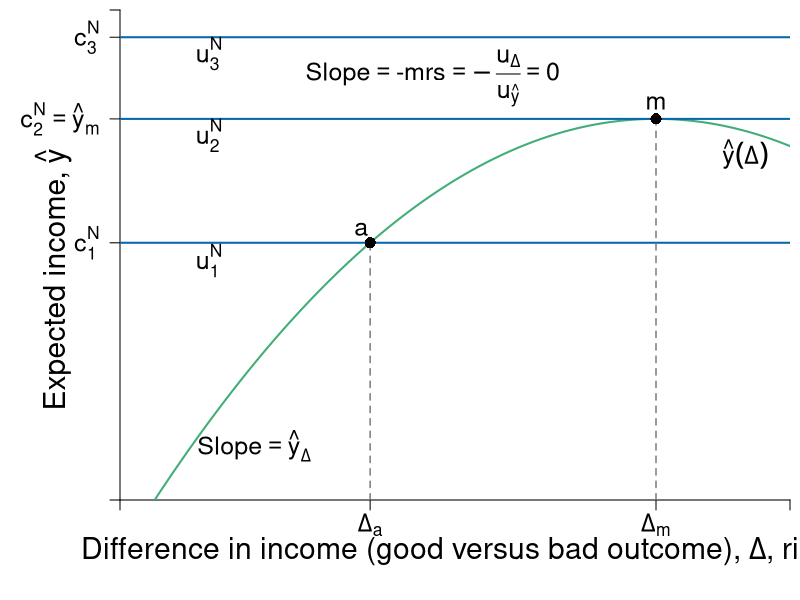

Here is the R script that generated this plot:
require(ggplot2)
require(shape)
pdf(file = "risk/risk_return_neutral.pdf", width = 9, height = 7)

# Set parameters for graphics
axislabelsize <- 1.8
labelsize <- 1.5
namesize <- 1.8
annotatesize <- 1.5
graphlinewidth <- 2
segmentlinewidth <- 1.5

COL <- c("#7fc97f", "#beaed4", "#fdc086", "#ffff99", "#386cb0", "#f0027f", "#bf5b17", "#666666")
COLA <- c("#e0f3db", "#99d8c9","#66c2a4","#41ae76", "#238b45", "#005824")
COLB <- c("#c6dbef", "#4eb3d3", "#2b8cbe", "#0868ac","#084081")
COLC <- c("#fcfbfd", "#efedf5", "#dadaeb", "#bcbddc", "#9e9ac8", "#807dba", "#6a51a3", "#54278f", "#3f007d")
grays <- gray.colors(25, start = 1, end = 0, alpha = 1)

a <- c(2, 4, 6)
par(mar =  c(5, 6, 0.5, 0.5))
xlims <- c(0, 15)
ylims <- c(0, 18)

riskreturn <- function(g, int1 = 14, int2 = 4, coeff = 1/3){
  int1 - (int2 - (coeff)*g)^2
}

uA <- function(y, g, slope = 0.5){
  y+ y*g  - slope*g^2
}

indiffA <- function(g, intercept = 3, slope = 0.125){
  intercept  + slope*g^2
}


#Plot command 
plot(0, 0, xlim = xlims, ylim = ylims, 
     type = "n",
     xlab = expression(paste("")),
     ylab = expression(paste("")), 
     axes = FALSE,
     # xlab = expression(paste("Bob's Payoff, ", u^B)),
     # ylab = expression(paste("Alfredo's Payoff, ", u^A)),
     #xaxt = "n", 
     #yaxt = "n", 
     cex.lab = axislabelsize, 
     bty = "n", 
     xaxs = "i", 
     yaxs = "i"
)

ticksy <- c(0,  riskreturn(g = 5.6), riskreturn(g = 12), 17, ylims[2])
ylabels <- c(NA, expression(paste(c[1]^N)), expression(paste(c[2]^N,phantom() == hat(y)[m])), expression(paste(c[3]^N)), NA)
ticksx <- c(0, 5.6, 12, xlims[2])
xlabels <- c(NA, expression(paste(Delta[a])), expression(paste(Delta[m])), NA)

axis(1, at = ticksx, pos = 0, labels = xlabels, cex.axis = labelsize)
axis(2, at = ticksy, pos = 0, labels = ylabels, las = 1, cex.axis = labelsize)
mtext(expression(paste("Difference in income (good versus bad outcome), ", Delta, ", risk")), side = 1, line = 2.5, cex = axislabelsize)
text(xlims[1] - 1.5, ylims[2] - 0.55*(ylims[2] - ylims[1]), expression(paste("Expected income, ", hat(y))), xpd = TRUE, cex = axislabelsize, srt = 90) 


npts <- 500 
xx1 <- seq(xlims[1], xlims[2], length.out = npts)
lines(xx1, riskreturn(xx1), col = COLA[4], lwd = graphlinewidth, lty = 1)

#Add points a, b, c and c
#segments(5.6, 0, 5.6, riskreturn(g = 5.6), lty = 2, col = COLB[4], lwd = segmentlinewidth)
segments(0, riskreturn(g = 5.6), xlims[2], riskreturn(g = 5.6), lty = 1, col = COLB[4], lwd = graphlinewidth)
segments(0, riskreturn(g = 12) , xlims[2], riskreturn(g = 12) , lty = 1, col = COLB[4], lwd = graphlinewidth)
segments(0, 17, xlims[2], 17, lty = 1, col = COLB[4], lwd = graphlinewidth)

segments(5.6, 0, 5.6, riskreturn(g = 5.6), lty = 2, col = grays[20], lwd = segmentlinewidth)

segments(12, 0, 12, riskreturn(g = 12) , lty = 2, col = grays[20], lwd = segmentlinewidth)


#Label risk return schedule
text(14, 12.7, expression(paste(hat(y)(Delta))), cex = labelsize)


#Label value functions
text(2, 8.8, expression(u[1]^N), cex = labelsize)
text(2, 13.4, expression(u[2]^N), cex = labelsize)
text(2, 16.4, expression(u[3]^N), cex = labelsize)

points(5.6, riskreturn(g = 5.6), pch = 16, col = "black", cex = 1.5)
text(5.6 - 0.2, riskreturn(g = 5.6) + 0.5, expression(paste(a)), cex = labelsize)

points(12, riskreturn(g = 12) , pch = 16, col = "black", cex = 1.5)
text(12, riskreturn(g = 12) + 0.6, expression(paste(m)), cex = labelsize)

text(7, riskreturn(g = 12) + 1.5, expression(paste("Slope", phantom()==phantom(), "-mrs", phantom()== -frac(u[Delta],u[hat(y)]), phantom() == 0)), cex = labelsize)
text(3, 2, expression(paste("Slope", phantom()== hat(y)[Delta])), cex = labelsize)


dev.off()
